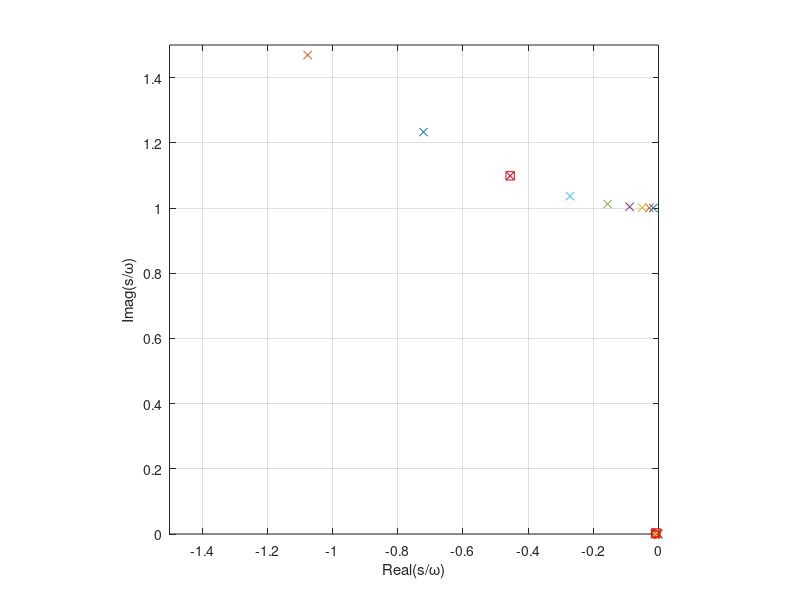
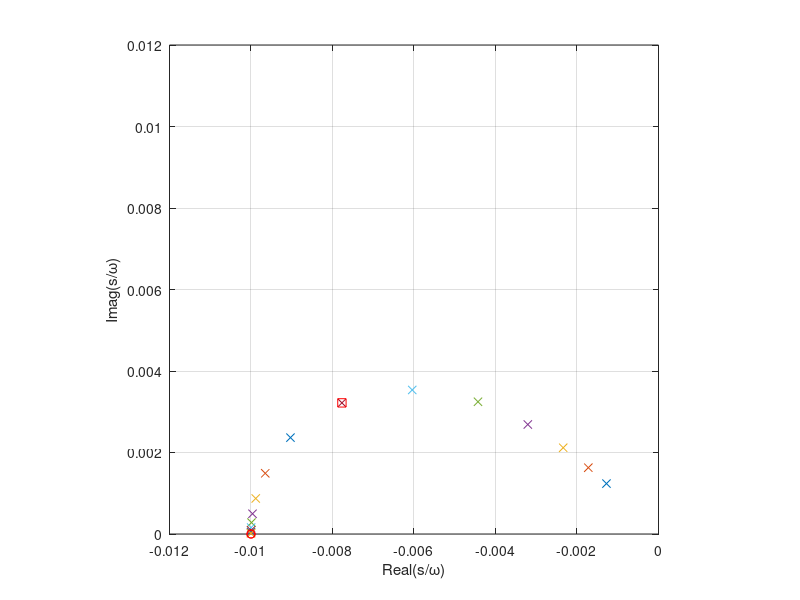
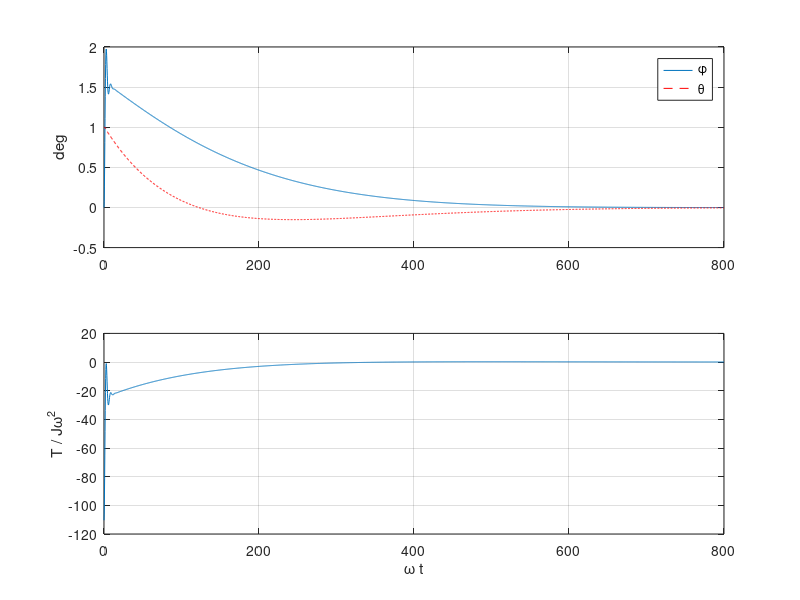

Reproduce these figures in MATLAB, in order.
% Script p6_2_12.m; stabilizing an unstable S/C using a CMG;
% s=[th thdot ph phdot]'; om=h/sqrt(Iy*J)=nutation frequency; 
% mu=n*sqrt([3(Iz-Ix)/Iy]=libration frequency; ep=sqrt(J/Iy); units:
% T in J*om^2, t in 1/om, h in J*om, mu in om; PI=int[Q*ph^2+T^2)dt;
%                                                      12/96, 7/17/02
%
ep=1e-2; mu=1e-2; A=[0 1 0 0; mu^2 0 0 -ep; 0 0 0 1; 0 1/ep 0 0]; 
B=[0 0 0 1]'; C=[0 0 1 0]; D=0; Q=[10.^[-3:.5:5] 1e7];
N=length(Q); ev=zeros(4,N); c=pi/180; 
for i=1:N, [k,S,ev(:,i)]=lqr(A,B,Q(i)*C'*C,1); end
z=ev(:,N); ev=ev(:,[1:N-1]); 
Q2=1; [k2,S,e2]=lqr(A,B,Q2*C'*C,1); s0=[c*1 0 0 0]';
sys=ss(A-B*k2,B,C,D); [ph,t,s]=initial(sys,s0); 
ph=ph/c; u=s*k'; th=s(:,1)/c;
%
figure(1); clf; plot(real(ev),imag(ev),'x',real(z), imag(z),'ro',...
 real(e2),imag(e2),'rs'); grid; axis([-1.5 0 0 1.5]); axis('square')
xlabel('Real(s/\omega)'); ylabel('Imag(s/\omega)')
%
figure(2); clf; plot(real(ev),imag(ev),'x',real(z), imag(z),'ro',...
   real(e2),imag(e2),'rs'); grid; axis([-.012 0 0 .012]); 
axis('square'); xlabel('Real(s/\omega)'); ylabel('Imag(s/\omega)')
%
figure(3); clf; subplot(211), H=plot(t,ph,t,th,'r--'); grid
legend(H,'\phi','\theta'); ylabel('deg')   
subplot(212), plot(t,u); grid  
ylabel('T / J\omega^2'); xlabel('\omega t')  
%
% Note the pitch angle theta is brought close to zero in about 20
% nutation periods (.2 of a libration period) but it takes nearly
% 100 libration periods to `desaturate' the CMG using the gravity
% gradient torque, i.e. bring the gyro axis back near zero. An LQ 
% terminal controller could do this in about half the time with
% the same control authority.
 
